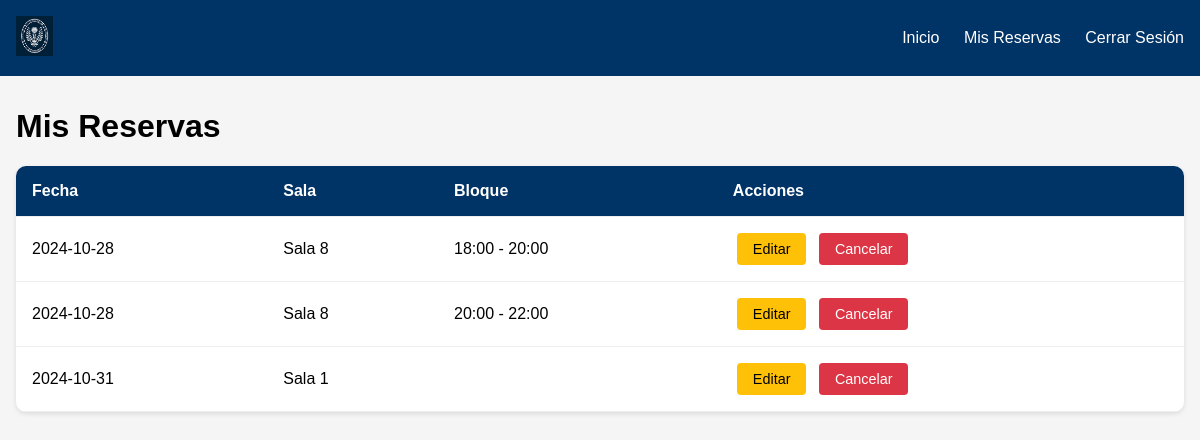
The page /mis_reservas (signed in) on the database its author committed.
### tables this page shows
CREATE TABLE reservas (
            id INTEGER PRIMARY KEY AUTOINCREMENT,
            id_usuario INTEGER NOT NULL,
            nombre_docente TEXT NOT NULL,
            sala INTEGER NOT NULL,
            fecha DATE NOT NULL,
            bloque TEXT NOT NULL,
            fecha_reserva TIMESTAMP DEFAULT CURRENT_TIMESTAMP,
            FOREIGN KEY (id_usuario) REFERENCES docentes(id)
        );

### App.py (the view)
@app.route('/mis_reservas')
def mis_reservas():
    if 'docente_id' not in session:
        return redirect(url_for('login'))
    conn = sqlite3.connect(DB_PATH)
    conn.row_factory = sqlite3.Row  # Esto permite acceder a las columnas por nombre
    cursor = conn.cursor()
    cursor.execute('''
        SELECT * FROM reservas
        WHERE id_usuario = ?
        ORDER BY fecha ASC, bloque ASC
    ''', (session['docente_id'],))
    reservas = cursor.fetchall()
    conn.close()
    return render_template('mis_reservas.html', reservas=reservas)

### templates/mis_reservas.html (shortened to what this page needs)
<!DOCTYPE html>
<html lang="es">
<head>
</head>
<body>
    <nav class="navbar">
        <div>
            <img src="{{ url_for('static', filename='Logo_INTEP.png') }}" alt="Logo INTEP">
        </div>
        <div class="navbar-links">
            <a href="{{ url_for('index') }}">Inicio</a>
            <a href="{{ url_for('mis_reservas') }}">Mis Reservas</a>
            <a href="{{ url_for('logout') }}">Cerrar Sesión</a>
        </div>
    </nav>
    <div class="container">
        <h1>Mis Reservas</h1>
        {% if reservas %}
            <div class="reservas-table">
                <table>
                    <thead>
                        <tr>
                            <th>Fecha</th>
                            <th>Sala</th>
                            <th>Bloque</th>
                            <th>Acciones</th>
                        </tr>
                    </thead>
                    <tbody>
                        {% for reserva in reservas %}
                            <tr>
                                <td>{{ reserva.fecha }}</td>
                                <td>Sala {{ reserva.sala }}</td>
                                <td>{{ reserva.bloque }}</td>
                                <td>
                                    <a href="{{ url_for('editar_reserva', id=reserva.id) }}"
                                       class="btn btn-editar">Editar</a>
                                    <form action="{{ url_for('cancelar_reserva', id=reserva.id) }}"
                                          method="POST"
                                          style="display: inline;">
                                        <button type="submit"
                                                class="btn btn-cancelar"
                                                onclick="return confirm('¿Está seguro de que desea cancelar esta reserva?')">
                                            Cancelar
                                        </button>
                                    </form>
                                </td>
                            </tr>
                        {% endfor %}
                    </tbody>
                </table>
            </div>
        {% else %}
            <div class="no-reservas">
                <h3>No tienes reservas activas</h3>
                <p>Puedes hacer una nueva reserva desde la página principal</p>
                <a href="{{ url_for('index') }}" class="btn btn-primary">Hacer una reserva</a>
            </div>
        {% endif %}
    </div>
</body>
</html>

### templates/mis_reservas.html (style rules this page uses)
body { font-family: Arial, sans-serif; margin: 0; padding: 0; background-color: #f5f5f5; }
.navbar { background-color: #003366; padding: 1rem; color: white; display: flex; justify-content: space-between; align-items: center; }
.navbar img { height: 40px; }
.navbar-links a { color: white; text-decoration: none; margin-left: 20px; }
.container { max-width: 1200px; margin: 2rem auto; padding: 0 1rem; }
.reservas-table { width: 100%; background-color: white; border-radius: 10px; box-shadow: 0 2px 5px rgba(0,0,0,0.1); overflow: hidden; }
table { width: 100%; border-collapse: collapse; }
th, td { padding: 1rem; text-align: left; border-bottom: 1px solid #eee; }
th { background-color: #003366; color: white; }
.btn { padding: 0.5rem 1rem; border: none; border-radius: 4px; cursor: pointer; font-size: 0.9rem; text-decoration: none; display: inline-block; margin: 0 0.25rem; }
.btn-editar { background-color: #ffc107; color: #000; }
.btn-cancelar { background-color: #dc3545; color: white; }

### rows shown on the page
reservas: fecha "2024-10-28", sala "8", bloque "18:00 - 20:00"
reservas: fecha "2024-10-28", sala "8", bloque "20:00 - 22:00"
reservas: fecha "2024-10-31", sala "1"
